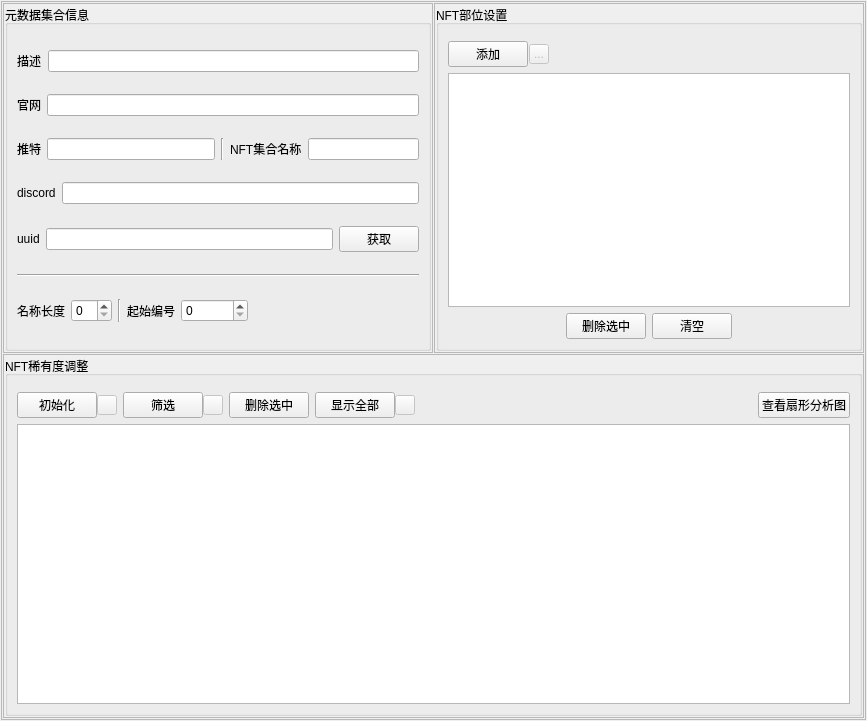
<?xml version="1.0" encoding="UTF-8"?>
<ui version="4.0">
 <class>FormAdd</class>
 <widget class="QWidget" name="FormAdd">
  <property name="geometry">
   <rect>
    <x>0</x>
    <y>0</y>
    <width>867</width>
    <height>721</height>
   </rect>
  </property>
  <property name="windowTitle">
   <string>Form</string>
  </property>
  <layout class="QGridLayout" name="gridLayout">
   <property name="leftMargin">
    <number>1</number>
   </property>
   <property name="topMargin">
    <number>1</number>
   </property>
   <property name="rightMargin">
    <number>1</number>
   </property>
   <property name="bottomMargin">
    <number>1</number>
   </property>
   <property name="spacing">
    <number>1</number>
   </property>
   <item row="0" column="0">
    <widget class="QScrollArea" name="scrollArea">
     <property name="widgetResizable">
      <bool>true</bool>
     </property>
     <widget class="QWidget" name="scrollAreaWidgetContents">
      <property name="geometry">
       <rect>
        <x>0</x>
        <y>0</y>
        <width>863</width>
        <height>717</height>
       </rect>
      </property>
      <layout class="QGridLayout" name="gridLayout_5">
       <property name="leftMargin">
        <number>1</number>
       </property>
       <property name="topMargin">
        <number>1</number>
       </property>
       <property name="rightMargin">
        <number>1</number>
       </property>
       <property name="bottomMargin">
        <number>1</number>
       </property>
       <property name="spacing">
        <number>1</number>
       </property>
       <item row="0" column="0">
        <widget class="QFrame" name="frame_2">
         <property name="maximumSize">
          <size>
           <width>16777215</width>
           <height>350</height>
          </size>
         </property>
         <property name="frameShape">
          <enum>QFrame::StyledPanel</enum>
         </property>
         <property name="frameShadow">
          <enum>QFrame::Raised</enum>
         </property>
         <layout class="QGridLayout" name="gridLayout_2">
          <property name="leftMargin">
           <number>1</number>
          </property>
          <property name="topMargin">
           <number>1</number>
          </property>
          <property name="rightMargin">
           <number>1</number>
          </property>
          <property name="bottomMargin">
           <number>1</number>
          </property>
          <property name="horizontalSpacing">
           <number>1</number>
          </property>
          <item row="0" column="0">
           <widget class="QGroupBox" name="groupBox">
            <property name="title">
             <string>元数据集合信息</string>
            </property>
            <layout class="QVBoxLayout" name="verticalLayout">
             <item>
              <layout class="QHBoxLayout" name="horizontalLayout_2">
               <property name="spacing">
                <number>7</number>
               </property>
               <item>
                <widget class="QLabel" name="label_2">
                 <property name="text">
                  <string>描述</string>
                 </property>
                </widget>
               </item>
               <item>
                <widget class="QLineEdit" name="lineEditMetaDescribe"/>
               </item>
              </layout>
             </item>
             <item>
              <layout class="QHBoxLayout" name="horizontalLayout_3">
               <item>
                <widget class="QLabel" name="label_3">
                 <property name="text">
                  <string>官网</string>
                 </property>
                </widget>
               </item>
               <item>
                <widget class="QLineEdit" name="lineEditMetaOfficialWebsite"/>
               </item>
              </layout>
             </item>
             <item>
              <layout class="QHBoxLayout" name="horizontalLayout_19">
               <item>
                <layout class="QHBoxLayout" name="horizontalLayout_4">
                 <item>
                  <widget class="QLabel" name="label_4">
                   <property name="text">
                    <string>推特</string>
                   </property>
                  </widget>
                 </item>
                 <item>
                  <widget class="QLineEdit" name="lineEditMetaTwitter"/>
                 </item>
                </layout>
               </item>
               <item>
                <layout class="QHBoxLayout" name="horizontalLayout_18">
                 <item>
                  <widget class="Line" name="line_3">
                   <property name="orientation">
                    <enum>Qt::Vertical</enum>
                   </property>
                  </widget>
                 </item>
                 <item>
                  <widget class="QLabel" name="label_8">
                   <property name="text">
                    <string>NFT集合名称</string>
                   </property>
                  </widget>
                 </item>
                 <item>
                  <widget class="QLineEdit" name="lineEditMetaName"/>
                 </item>
                </layout>
               </item>
              </layout>
             </item>
             <item>
              <layout class="QHBoxLayout" name="horizontalLayout_5">
               <item>
                <widget class="QLabel" name="label_5">
                 <property name="text">
                  <string>discord</string>
                 </property>
                </widget>
               </item>
               <item>
                <widget class="QLineEdit" name="lineEditMetaDiscord"/>
               </item>
              </layout>
             </item>
             <item>
              <layout class="QHBoxLayout" name="horizontalLayout">
               <item>
                <widget class="QLabel" name="label">
                 <property name="text">
                  <string>uuid</string>
                 </property>
                </widget>
               </item>
               <item>
                <widget class="QLineEdit" name="lineEditMetaUuid"/>
               </item>
               <item>
                <widget class="QPushButton" name="pushButtonMetaUuidGet">
                 <property name="text">
                  <string>获取</string>
                 </property>
                </widget>
               </item>
              </layout>
             </item>
             <item>
              <widget class="Line" name="line">
               <property name="orientation">
                <enum>Qt::Horizontal</enum>
               </property>
              </widget>
             </item>
             <item>
              <layout class="QHBoxLayout" name="horizontalLayout_15">
               <item>
                <layout class="QHBoxLayout" name="horizontalLayout_14">
                 <item>
                  <layout class="QHBoxLayout" name="horizontalLayout_12">
                   <item>
                    <widget class="QLabel" name="label_6">
                     <property name="text">
                      <string>名称长度</string>
                     </property>
                    </widget>
                   </item>
                   <item>
                    <widget class="QSpinBox" name="spinBoxMetaNameLen">
                     <property name="styleSheet">
                      <string notr="true"/>
                     </property>
                    </widget>
                   </item>
                  </layout>
                 </item>
                 <item>
                  <widget class="Line" name="line_2">
                   <property name="orientation">
                    <enum>Qt::Vertical</enum>
                   </property>
                  </widget>
                 </item>
                 <item>
                  <layout class="QHBoxLayout" name="horizontalLayout_13">
                   <item>
                    <widget class="QLabel" name="label_7">
                     <property name="text">
                      <string>起始编号</string>
                     </property>
                    </widget>
                   </item>
                   <item>
                    <widget class="QSpinBox" name="spinBoxMetaNameBegin">
                     <property name="maximum">
                      <number>100000</number>
                     </property>
                    </widget>
                   </item>
                  </layout>
                 </item>
                </layout>
               </item>
               <item>
                <spacer name="horizontalSpacer_6">
                 <property name="orientation">
                  <enum>Qt::Horizontal</enum>
                 </property>
                 <property name="sizeHint" stdset="0">
                  <size>
                   <width>40</width>
                   <height>20</height>
                  </size>
                 </property>
                </spacer>
               </item>
              </layout>
             </item>
            </layout>
           </widget>
          </item>
         </layout>
        </widget>
       </item>
       <item row="0" column="1">
        <widget class="QFrame" name="frame_3">
         <property name="maximumSize">
          <size>
           <width>16777215</width>
           <height>350</height>
          </size>
         </property>
         <property name="frameShape">
          <enum>QFrame::StyledPanel</enum>
         </property>
         <property name="frameShadow">
          <enum>QFrame::Raised</enum>
         </property>
         <layout class="QVBoxLayout" name="verticalLayout_4">
          <property name="leftMargin">
           <number>1</number>
          </property>
          <property name="topMargin">
           <number>1</number>
          </property>
          <property name="rightMargin">
           <number>1</number>
          </property>
          <property name="bottomMargin">
           <number>1</number>
          </property>
          <item>
           <widget class="QGroupBox" name="groupBox_2">
            <property name="title">
             <string>NFT部位设置</string>
            </property>
            <layout class="QVBoxLayout" name="verticalLayout_2">
             <property name="topMargin">
              <number>16</number>
             </property>
             <item>
              <layout class="QHBoxLayout" name="horizontalLayout_10">
               <property name="spacing">
                <number>1</number>
               </property>
               <item>
                <layout class="QHBoxLayout" name="horizontalLayout_11">
                 <property name="spacing">
                  <number>1</number>
                 </property>
                 <item>
                  <widget class="QPushButton" name="pushButtonMetaAddDir">
                   <property name="text">
                    <string>添加</string>
                   </property>
                   <property name="icon">
                    <iconset resource="resource.qrc">
                     <normaloff>:/first.png</normaloff>:/first.png</iconset>
                   </property>
                  </widget>
                 </item>
                </layout>
               </item>
               <item>
                <widget class="QToolButton" name="toolButton">
                 <property name="enabled">
                  <bool>false</bool>
                 </property>
                 <property name="maximumSize">
                  <size>
                   <width>20</width>
                   <height>20</height>
                  </size>
                 </property>
                 <property name="toolTip">
                  <string>&lt;html&gt;&lt;head/&gt;&lt;body&gt;&lt;p&gt;添加多个NFT部位文件夹。添加的顺序决定图层的上下关系：越早添加的部件，图层越靠下。&lt;/p&gt;&lt;/body&gt;&lt;/html&gt;</string>
                 </property>
                 <property name="text">
                  <string>...</string>
                 </property>
                 <property name="icon">
                  <iconset resource="resource.qrc">
                   <normaloff>:/help.png</normaloff>:/help.png</iconset>
                 </property>
                </widget>
               </item>
               <item>
                <spacer name="horizontalSpacer_5">
                 <property name="orientation">
                  <enum>Qt::Horizontal</enum>
                 </property>
                 <property name="sizeHint" stdset="0">
                  <size>
                   <width>40</width>
                   <height>20</height>
                  </size>
                 </property>
                </spacer>
               </item>
              </layout>
             </item>
             <item>
              <widget class="QTreeView" name="treeView"/>
             </item>
             <item>
              <layout class="QHBoxLayout" name="horizontalLayout_7">
               <item>
                <spacer name="horizontalSpacer">
                 <property name="orientation">
                  <enum>Qt::Horizontal</enum>
                 </property>
                 <property name="sizeHint" stdset="0">
                  <size>
                   <width>40</width>
                   <height>20</height>
                  </size>
                 </property>
                </spacer>
               </item>
               <item>
                <layout class="QHBoxLayout" name="horizontalLayout_6">
                 <item>
                  <widget class="QPushButton" name="pushButtonMetaDeleteChooseDir">
                   <property name="text">
                    <string>删除选中</string>
                   </property>
                  </widget>
                 </item>
                 <item>
                  <widget class="QPushButton" name="pushButtonMetaClearDir">
                   <property name="text">
                    <string>清空</string>
                   </property>
                  </widget>
                 </item>
                </layout>
               </item>
               <item>
                <spacer name="horizontalSpacer_2">
                 <property name="orientation">
                  <enum>Qt::Horizontal</enum>
                 </property>
                 <property name="sizeHint" stdset="0">
                  <size>
                   <width>40</width>
                   <height>20</height>
                  </size>
                 </property>
                </spacer>
               </item>
              </layout>
             </item>
            </layout>
           </widget>
          </item>
         </layout>
        </widget>
       </item>
       <item row="1" column="0" colspan="2">
        <widget class="QFrame" name="frame_4">
         <property name="frameShape">
          <enum>QFrame::StyledPanel</enum>
         </property>
         <property name="frameShadow">
          <enum>QFrame::Raised</enum>
         </property>
         <layout class="QGridLayout" name="gridLayout_4">
          <property name="leftMargin">
           <number>1</number>
          </property>
          <property name="topMargin">
           <number>1</number>
          </property>
          <property name="rightMargin">
           <number>1</number>
          </property>
          <property name="bottomMargin">
           <number>1</number>
          </property>
          <property name="spacing">
           <number>1</number>
          </property>
          <item row="0" column="0">
           <widget class="QGroupBox" name="groupBox_3">
            <property name="title">
             <string>NFT稀有度调整</string>
            </property>
            <layout class="QVBoxLayout" name="verticalLayout_3">
             <property name="topMargin">
              <number>16</number>
             </property>
             <item>
              <layout class="QHBoxLayout" name="horizontalLayout_17">
               <item>
                <layout class="QHBoxLayout" name="horizontalLayout_8">
                 <property name="spacing">
                  <number>0</number>
                 </property>
                 <item>
                  <widget class="QPushButton" name="pushButtonMetaIni">
                   <property name="text">
                    <string>初始化</string>
                   </property>
                   <property name="icon">
                    <iconset resource="resource.qrc">
                     <normaloff>:/first.png</normaloff>:/first.png</iconset>
                   </property>
                  </widget>
                 </item>
                 <item>
                  <widget class="QPushButton" name="pushButton_2">
                   <property name="enabled">
                    <bool>false</bool>
                   </property>
                   <property name="maximumSize">
                    <size>
                     <width>20</width>
                     <height>20</height>
                    </size>
                   </property>
                   <property name="toolTip">
                    <string>&lt;html&gt;&lt;head/&gt;&lt;body&gt;&lt;p&gt;将根据所有部位的部件进行自由组合，在下方表格种罗列出所有可能生成的NFT。&lt;/p&gt;&lt;/body&gt;&lt;/html&gt;</string>
                   </property>
                   <property name="whatsThis">
                    <string/>
                   </property>
                   <property name="accessibleName">
                    <string/>
                   </property>
                   <property name="text">
                    <string/>
                   </property>
                   <property name="icon">
                    <iconset resource="resource.qrc">
                     <normaloff>:/help.png</normaloff>:/help.png</iconset>
                   </property>
                  </widget>
                 </item>
                </layout>
               </item>
               <item>
                <layout class="QHBoxLayout" name="horizontalLayout_9">
                 <property name="spacing">
                  <number>0</number>
                 </property>
                 <item>
                  <widget class="QPushButton" name="pushButtonMetaQuickAdjustment">
                   <property name="text">
                    <string>筛选</string>
                   </property>
                   <property name="icon">
                    <iconset resource="resource.qrc">
                     <normaloff>:/first.png</normaloff>:/first.png</iconset>
                   </property>
                  </widget>
                 </item>
                 <item>
                  <widget class="QPushButton" name="pushButton_3">
                   <property name="enabled">
                    <bool>false</bool>
                   </property>
                   <property name="maximumSize">
                    <size>
                     <width>20</width>
                     <height>20</height>
                    </size>
                   </property>
                   <property name="toolTip">
                    <string>&lt;html&gt;&lt;head/&gt;&lt;body&gt;&lt;p&gt;通过筛选功能，可以暂时隐藏不需要删除的内容，进而用户可以快速地对筛选出的内容进行快速而精准的删除操作，从而快速调整稀有度。&lt;/p&gt;&lt;/body&gt;&lt;/html&gt;</string>
                   </property>
                   <property name="whatsThis">
                    <string/>
                   </property>
                   <property name="accessibleName">
                    <string/>
                   </property>
                   <property name="text">
                    <string/>
                   </property>
                   <property name="icon">
                    <iconset resource="resource.qrc">
                     <normaloff>:/help.png</normaloff>:/help.png</iconset>
                   </property>
                  </widget>
                 </item>
                </layout>
               </item>
               <item>
                <widget class="QPushButton" name="pushButtonMetaDeletePngChoose">
                 <property name="text">
                  <string>删除选中</string>
                 </property>
                </widget>
               </item>
               <item>
                <layout class="QHBoxLayout" name="horizontalLayout_16">
                 <property name="spacing">
                  <number>0</number>
                 </property>
                 <item>
                  <widget class="QPushButton" name="pushButtonMetaShowAll">
                   <property name="text">
                    <string>显示全部</string>
                   </property>
                  </widget>
                 </item>
                 <item>
                  <widget class="QPushButton" name="pushButton_4">
                   <property name="enabled">
                    <bool>false</bool>
                   </property>
                   <property name="maximumSize">
                    <size>
                     <width>20</width>
                     <height>20</height>
                    </size>
                   </property>
                   <property name="toolTip">
                    <string>&lt;html&gt;&lt;head/&gt;&lt;body&gt;&lt;p&gt;若用户使用过筛选功能，可能会隐藏部分内容，通过点击该按钮，可以恢复所有被隐藏的内容，从而查看编辑后的整套NFT组合的预览。&lt;/p&gt;&lt;/body&gt;&lt;/html&gt;</string>
                   </property>
                   <property name="whatsThis">
                    <string/>
                   </property>
                   <property name="accessibleName">
                    <string/>
                   </property>
                   <property name="text">
                    <string/>
                   </property>
                   <property name="icon">
                    <iconset resource="resource.qrc">
                     <normaloff>:/help.png</normaloff>:/help.png</iconset>
                   </property>
                  </widget>
                 </item>
                </layout>
               </item>
               <item>
                <spacer name="horizontalSpacer_3">
                 <property name="orientation">
                  <enum>Qt::Horizontal</enum>
                 </property>
                 <property name="sizeHint" stdset="0">
                  <size>
                   <width>40</width>
                   <height>20</height>
                  </size>
                 </property>
                </spacer>
               </item>
               <item>
                <widget class="QPushButton" name="pushButtonMetaPieChart">
                 <property name="text">
                  <string>查看扇形分析图</string>
                 </property>
                 <property name="icon">
                  <iconset resource="resource.qrc">
                   <normaloff>:/first.png</normaloff>:/first.png</iconset>
                 </property>
                </widget>
               </item>
              </layout>
             </item>
             <item>
              <widget class="QTableView" name="tableView">
               <property name="styleSheet">
                <string notr="true"/>
               </property>
              </widget>
             </item>
            </layout>
           </widget>
          </item>
         </layout>
        </widget>
       </item>
      </layout>
     </widget>
    </widget>
   </item>
  </layout>
 </widget>
 <resources>
  <include location="resource.qrc"/>
 </resources>
 <connections/>
</ui>
